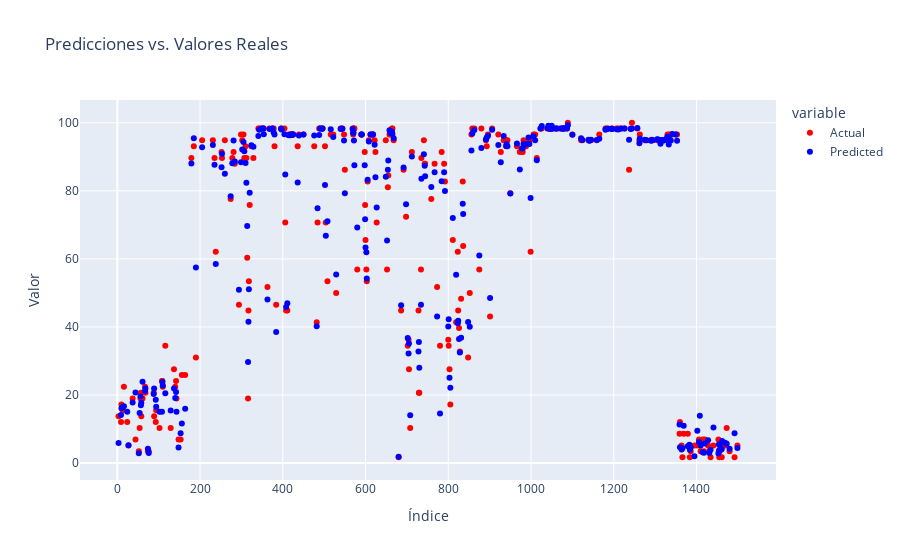

Write notebook code for a chart like this one.
### Code cell
# Creamos un DataFrame con las predicciones y valores reales
results_df = pd.DataFrame({'Actual': y_test, 'Predicted': y_pred})

# Ordenamos el DataFrame por los valores reales para una mejor visualización
results_df = results_df.sort_values(by='Actual')

# Creamos gráfico de dispersión con Plotly Express
fig = px.scatter(results_df, x=results_df.index, y=['Actual', 'Predicted'],
                 labels={'value': 'Valor'},
                 title='Predicciones vs. Valores Reales',
                 color_discrete_sequence=['red', 'blue'])

# Configuramos el diseño del gráfico
fig.update_layout(
    xaxis_title='Índice',
    yaxis_title='Valor',
)

# Mostramos el gráfico
fig.show()

### Figure 1 — Plotly figure (JSON) as saved in the notebook; plotly's stock layout.template omitted (floating-point values rounded to 4 significant figures; data arrays with more than 128 entries replaced by an {"elided": "..."} marker saying what was removed)
{"data": [{"hovertemplate": "variable=Actual<br>index=%{x}<br>Valor=%{y}<extra></extra>", "legendgroup": "Actual", "marker": {"color": "red", "symbol": "circle"}, "mode": "markers", "name": "Actual", "orientation": "v", "showlegend": true, "type": "scatter", "x": {"elided": "301 int values"}, "xaxis": "x", "y": {"elided": "301 float values"}, "yaxis": "y"}, {"hovertemplate": "variable=Predicted<br>index=%{x}<br>Valor=%{y}<extra></extra>", "legendgroup": "Predicted", "marker": {"color": "blue", "symbol": "circle"}, "mode": "markers", "name": "Predicted", "orientation": "v", "showlegend": true, "type": "scatter", "x": {"elided": "301 int values"}, "xaxis": "x", "y": {"elided": "301 float values"}, "yaxis": "y"}], "layout": {"legend": {"title": {"text": "variable"}, "tracegroupgap": 0}, "title": {"text": "Predicciones vs. Valores Reales"}, "xaxis": {"anchor": "y", "domain": [0, 1], "title": {"text": "Índice"}}, "yaxis": {"anchor": "x", "domain": [0, 1], "title": {"text": "Valor"}}}}
